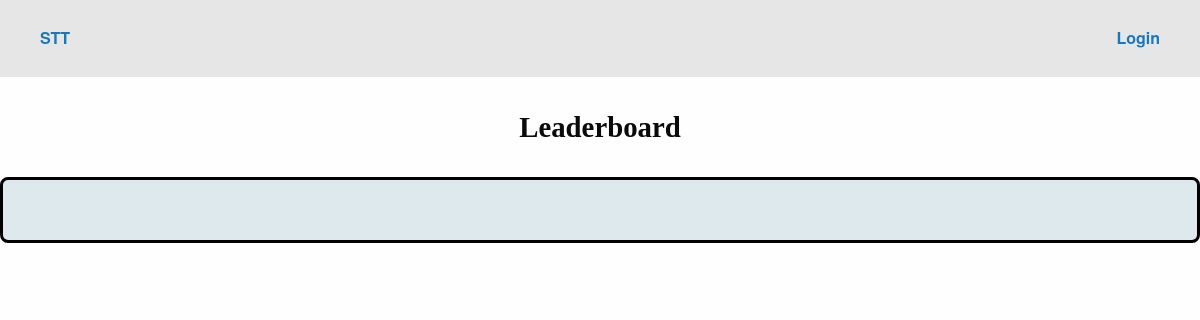
Before: /leaderboards/ with the older database file.
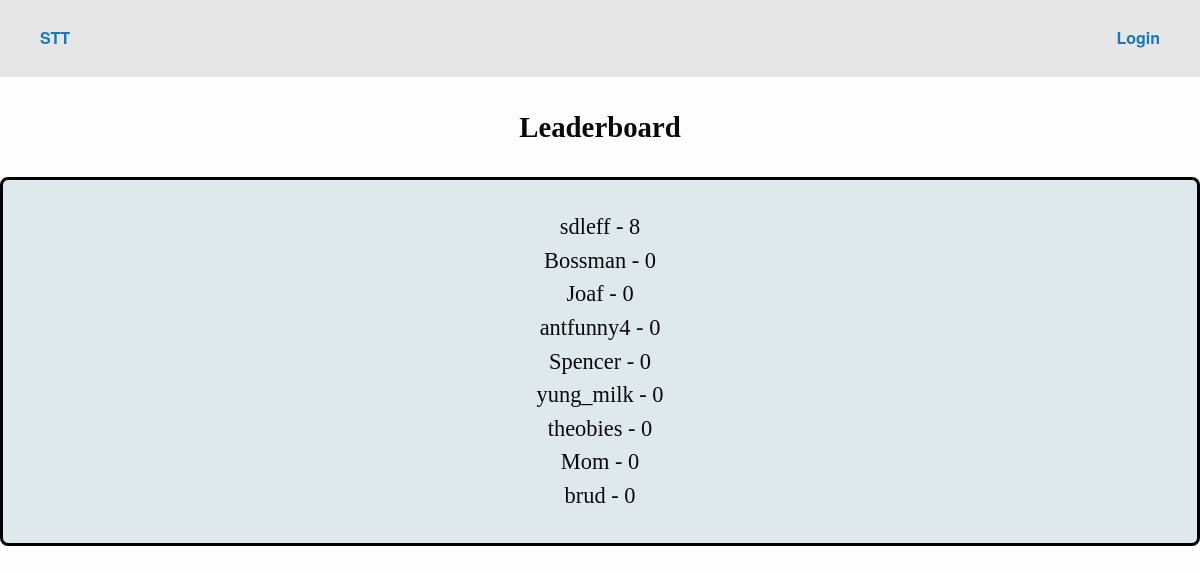
After: the same page with the newer database file.
### myapp/models.py (models this page shows, shortened)
class WinsModel(models.Model):
    user = models.ForeignKey(auth_user, on_delete=models.CASCADE)
    wins = models.IntegerField(default=0)
    class Meta:
        ordering = ['-wins']

### myapp/views.py (the view)
# urls.py: path('leaderboards/', views.leaderboards),
def leaderboards(request):
    l_list = models.WinsModel.objects.all()
    context = {
        "title": "Spence Tac Toe",
        "l_list": l_list,
    }
    return render(request, "leaderboards.html", context=context)

### myapp/templates/leaderboards.html (shortened to what this page needs)
{% extends "base.html" %}
{% load static %}
{% block css %}
<link rel="stylesheet" href="{% static 'css/app2.css' %}">
<link rel="stylesheet" href="{% static 'css/leaderboardsStyles.css' %}">
{% endblock %}
{% block content %}
<h3 class="L_header">Leaderboard</h3>
<div id="list-rendering">
  <div class="leaderboard">
    {% for o in l_list %}
        {{ o.user.username }} - {{ o.wins }}
        <br>
    {% endfor %}
  </div>
</div>
{% endblock %}

### myapp/templates/base.html (shortened to what this page needs)
{% load static %}
<!DOCTYPE html>
<html class="no-js" lang="en">
  <head>
    <link rel="stylesheet" href="{% static 'css/app.min.css' %}">
    {% block css %} {% endblock %}
  </head>
  <body>
    <div class="top-bar">
      <div class="top-bar-left">
        <ul class="menu" data-dropdown-menu>
          <li class="menu-text"><a href="/">STT</a></li>
        </ul>
      </div>
      <div class="top-bar-right">
        <ul class="menu">
          {% if request.user.is_authenticated %}
          <li class="menu-text"><a href="/logout/">Logout</a></li>
          {% else %}
          <li class="menu-text"><a href="/login/">Login</a></li>
          {% endif %}
        </ul>
      </div>
    </div>
    {% block content %}
    {% endblock %}
  </body>
</html>

### myapp/static/css/leaderboardsStyles.css (style rules this page uses)
.leaderboard { padding-top: 30px; padding-bottom: 30px; text-align: center; display:flex; align-items: center; justify-content: center; background-color: rgb(221, 233, 236); border: 3px solid black; border-radius: 8px; font-family: Verdana; font-size: 140%; }
.L_header { font-family: Verdana; font-size: 180%; margin-top: 30px; margin-bottom: 30px; font-weight: 600; text-align: center; }

Changed rows visible on the page:
added WinsModel: user.username "sdleff", wins "8"
added WinsModel: user.username "Bossman", wins "0"
added WinsModel: user.username "Joaf", wins "0"
added WinsModel: user.username "antfunny4", wins "0"
added WinsModel: user.username "Spencer", wins "0"
added WinsModel: user.username "yung_milk", wins "0"
added WinsModel: user.username "theobies", wins "0"
added WinsModel: user.username "Mom", wins "0"
added WinsModel: user.username "brud", wins "0"
